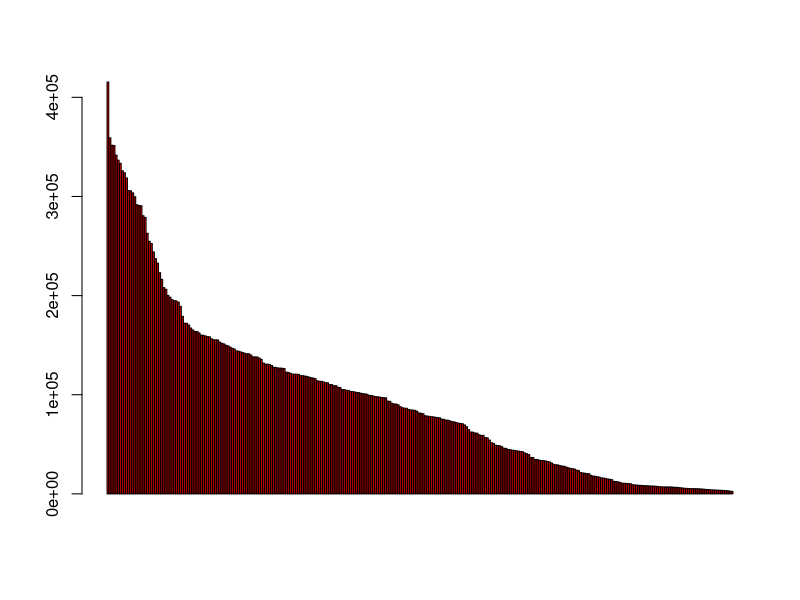
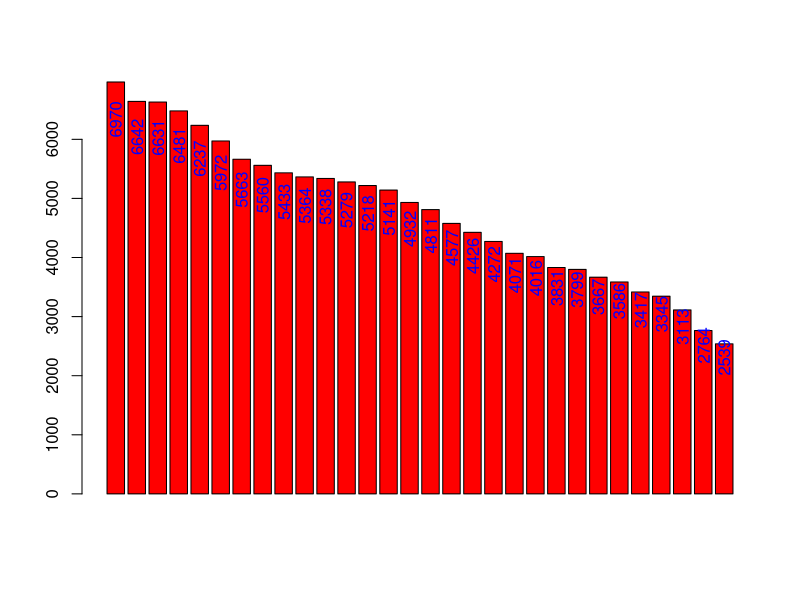

The R source for these figures, in order:
## Bar Plots with gapped y-axis for the number of reads
## suppressPackageStartupMessages( library(plotrix)  )



## Bar Plots for the number of reads
df_1 <- read.table("narrow_run1.number.txt",  header=F,   sep="\t" )  
dim( df_1 )
df_1[1:5 , ]

num_peaks <- as.numeric( as.vector( df_1[ , 1] ) )
length(num_peaks)
num_peaks[1:20]

num_peaks2 = sort( num_peaks, decreasing = TRUE)  
num_peaks3 = sort( num_peaks[1:30], decreasing = TRUE)  

pdf( "bar_plot.all.pdf"  , width= 15, height=5)
    barplot(  num_peaks2, col="red" )
dev.off()

pdf( "bar_plot.bottom30.pdf"  , width= 7, height=3)
    p1 <- barplot(  num_peaks3, col="red" )
    text(x = p1, y = num_peaks3/1.1 ,   labels = num_peaks3, srt=90, col="blue" )
dev.off()





